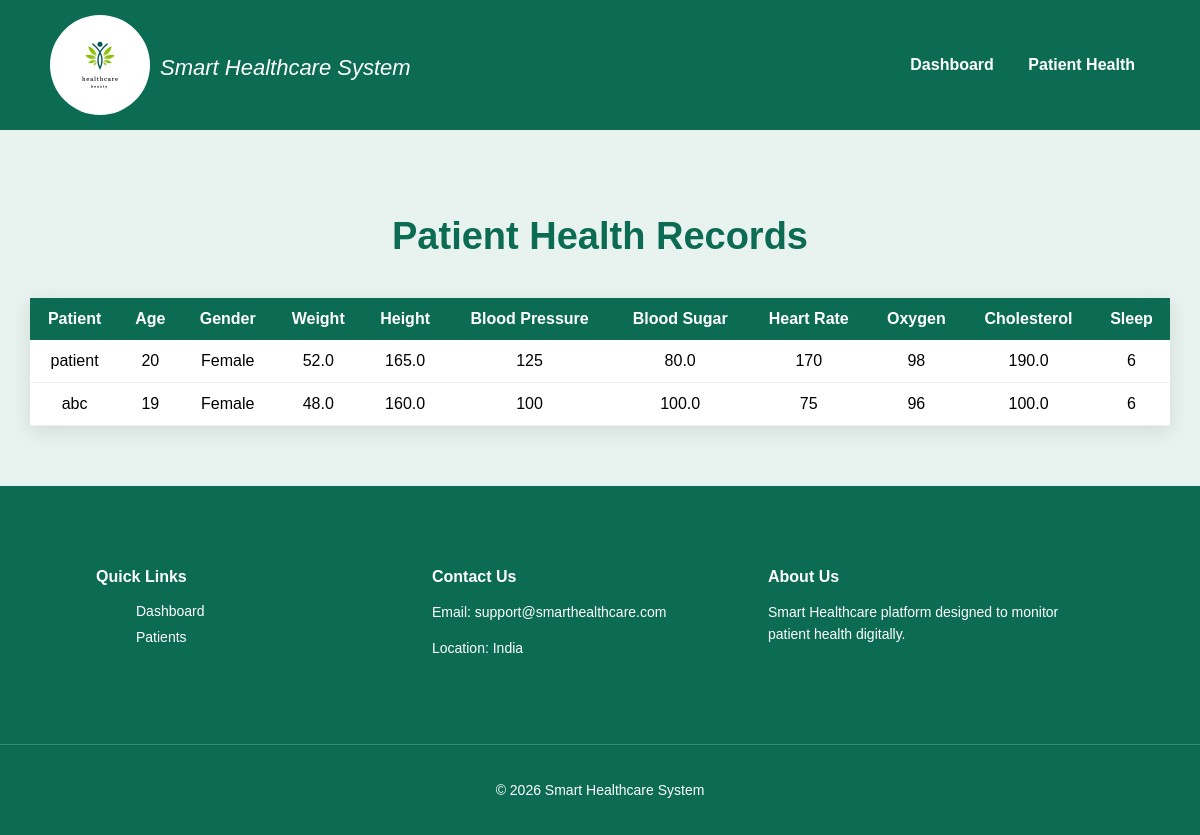
The page /admin-patient-health/ (signed in) on the database its author committed.
### app/models.py (models this page shows, shortened)
class PatientHealthData(models.Model):
    patient = models.ForeignKey(Patient, on_delete=models.CASCADE)
    age = models.IntegerField()
    gender = models.CharField(max_length=10)
    weight = models.FloatField()
    height = models.FloatField()
    blood_pressure = models.IntegerField()
    heart_rate = models.IntegerField()
    temperature = models.FloatField()
    oxygen_level = models.IntegerField()
    blood_sugar = models.FloatField()
    cholesterol = models.FloatField()
    hemoglobin = models.FloatField()
    symptoms = models.TextField()
    disease_history = models.TextField()
    medications = models.TextField()
    allergies = models.TextField()
    smoking = models.CharField(max_length=10)
    alcohol = models.CharField(max_length=10)
    exercise = models.CharField(max_length=20)
    sleep_hours = models.IntegerField()
    family_diabetes = models.CharField(max_length=10)
    family_heart = models.CharField(max_length=10)
    created_at = models.DateTimeField(auto_now_add=True)

class Patient(models.Model):
    user = models.OneToOneField(User, on_delete=models.CASCADE)
    phone = models.CharField(max_length=15, default="0000000000")
    age = models.IntegerField(default=0)
    gender = models.CharField(max_length=10, default="Unknown")
    address = models.TextField(default="Not Provided")

### app/views.py (the view)
# urls.py: path("admin-patient-health/", views.admin_patient_health, name="admin_patient_health"),
@login_required
def admin_patient_health(request):
    health_data = PatientHealthData.objects.select_related("patient").all().order_by("-id")
    return render(request, "admin/patient_health_data.html", {
        "health_data": health_data
    })

### Smart_healthcare_system/app/templates/admin/patient_health_data.html (shortened to what this page needs)
{% load static %}
<!DOCTYPE html>
<html>
<head>
<link rel="stylesheet" href="{% static 'css/home.css' %}">
</head>
<body>
<div class="navbar">
<div class="logo">
<img src="{% static 'images/healthcare_logo.webp' %}">
<i>Smart Healthcare System</i>
</div>
<div>
<a href="{% url 'admin_dashboard' %}">Dashboard</a>
<a href="{% url 'admin_patient_health' %}">Patient Health</a>
</div>
</div>
<div class="table-section">
<h1 class="table-title">Patient Health Records</h1>
<table class="health-table">
<tr>
<th>Patient</th>
<th>Age</th>
<th>Gender</th>
<th>Weight</th>
<th>Height</th>
<th>Blood Pressure</th>
<th>Blood Sugar</th>
<th>Heart Rate</th>
<th>Oxygen</th>
<th>Cholesterol</th>
<th>Sleep</th>
</tr>
{% for data in health_data %}
<tr>
<td>{{ data.patient.user.username }}</td>
<td>{{ data.age }}</td>
<td>{{ data.gender }}</td>
<td>{{ data.weight }}</td>
<td>{{ data.height }}</td>
<td>{{ data.blood_pressure }}</td>
<td>{{ data.blood_sugar }}</td>
<td>{{ data.heart_rate }}</td>
<td>{{ data.oxygen_level }}</td>
<td>{{ data.cholesterol }}</td>
<td>{{ data.sleep_hours }}</td>
</tr>
{% endfor %}
</table>
</div>
<footer class="footer">
<div class="footer-container">
<div class="footer-links">
<h4>Quick Links</h4>
<ul>
<li><a href="#">Dashboard</a></li>
<li><a href="#">Patients</a></li>
</ul>
</div>
<div class="footer-contact">
<h4>Contact Us</h4>
<p>Email: support@smarthealthcare.com</p>
<p>Location: India</p>
</div>
<div class="footer-about">
<h4>About Us</h4>
<p>
Smart Healthcare platform designed to
monitor patient health digitally.
</p>
</div>
</div>
<div class="footer-bottom">
<p>© 2026 Smart Healthcare System</p>
</div>
</footer>
</body>
</html>

### app/static/css/home.css (style rules this page uses)
body { margin: 0; font-family: Arial, sans-serif; background-color:#e8f3ef; }
.logo { display: flex; }
.logo img { height: 100px; width: 100px; margin-right: 10px; border-radius: 50%; object-fit: contain; }
.logo i { color: white; font-size: 22px; padding-top: 40px; }
.navbar { background-color:#0b6b53; ; padding: 10px 20px; display: flex; align-items: center; justify-content: space-between; }
.navbar a { color: white; text-decoration: none; margin: 0 15px; font-weight: bold; }
body { margin: 0; font-family: Arial, sans-serif; }
.navbar { display: flex; justify-content: space-between; align-items: center; padding: 15px 50px; }
.footer { background:#0b6b53; color:white; padding-top:60px; }
.footer-container { display:flex; justify-content:space-between; flex-wrap:wrap; padding:0 8% 40px 8%; }
.footer-container div { flex:1; min-width:220px; margin-bottom:30px; }
.footer h4 { margin-bottom:15px; }
.footer p { font-size:14px; line-height:1.6; }
.footer ul { list-style:none; }
.footer ul li { margin-bottom:8px; }
.footer ul li a { color:white; text-decoration:none; font-size:14px; }
.footer-bottom { text-align:center; padding:20px; border-top:1px solid rgba(255,255,255,0.2); font-size:14px; }

### Smart_healthcare_system/app/templates/admin/patient_health_data.html (style rules this page uses)
.table-section { width:95%; margin:auto; padding:60px 0; }
.table-title { text-align:center; font-size:38px; color:#0b6b53; margin-bottom:40px; }
.health-table { width:100%; border-collapse:collapse; background:white; box-shadow:0 5px 20px rgba(0,0,0,0.1); }
.health-table th { background:#0b6b53; color:white; padding:12px; }
.health-table td { padding:12px; border-bottom:1px solid #eee; text-align:center; }

### rows shown on the page
PatientHealthData: patient.user.username "patient", age "20", gender "Female", weight "52.0", height "165.0", blood_pressure "125", blood_sugar "80.0", heart_rate "170", oxygen_level "98", cholesterol "190.0", sleep_hours "6"
PatientHealthData: patient.user.username "abc", age "19", gender "Female", weight "48.0", height "160.0", blood_pressure "100", blood_sugar "100.0", heart_rate "75", oxygen_level "96", cholesterol "100.0", sleep_hours "6"
